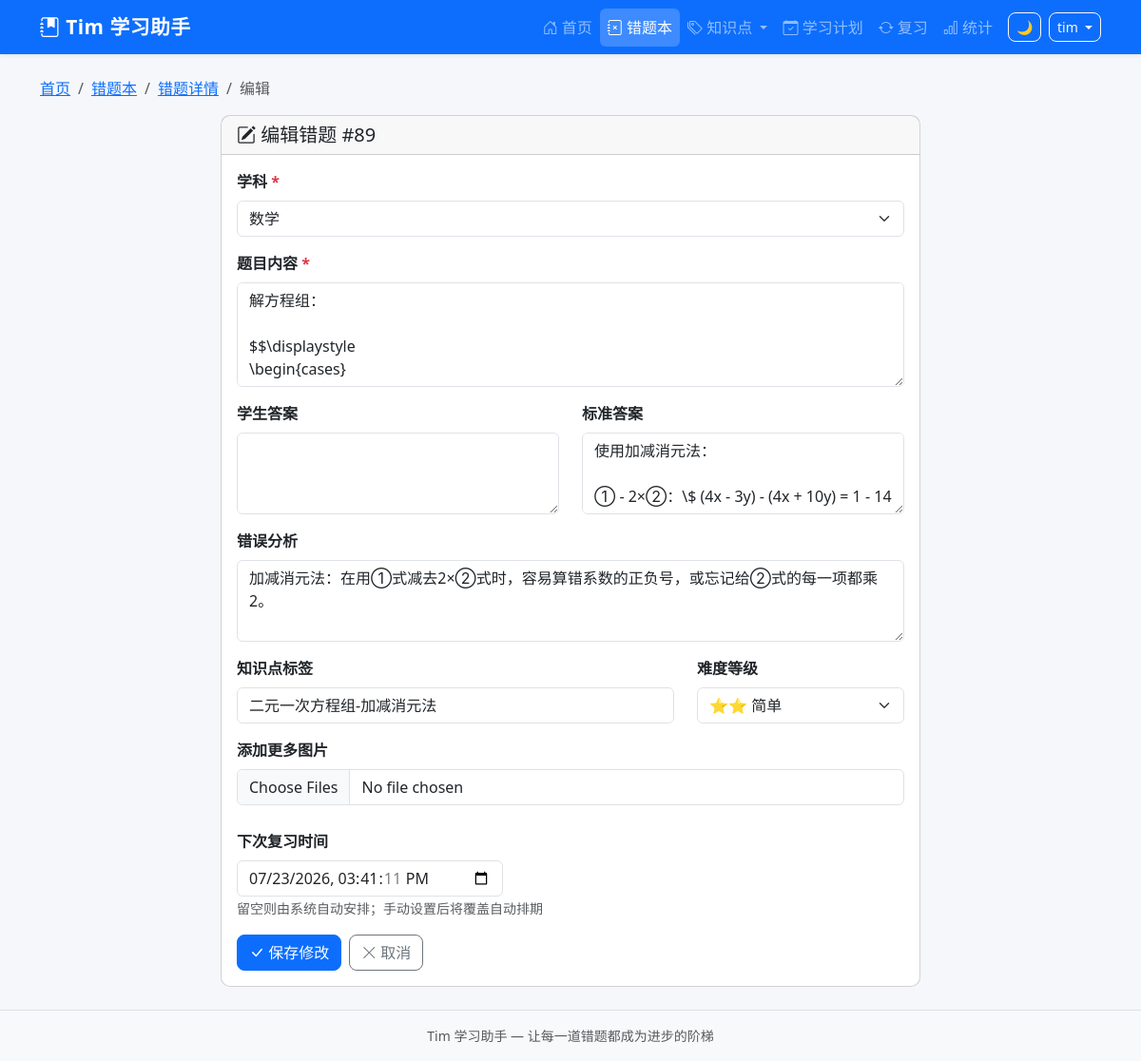
/questions/89/edit (signed in), run on an earlier commit of the app's database.
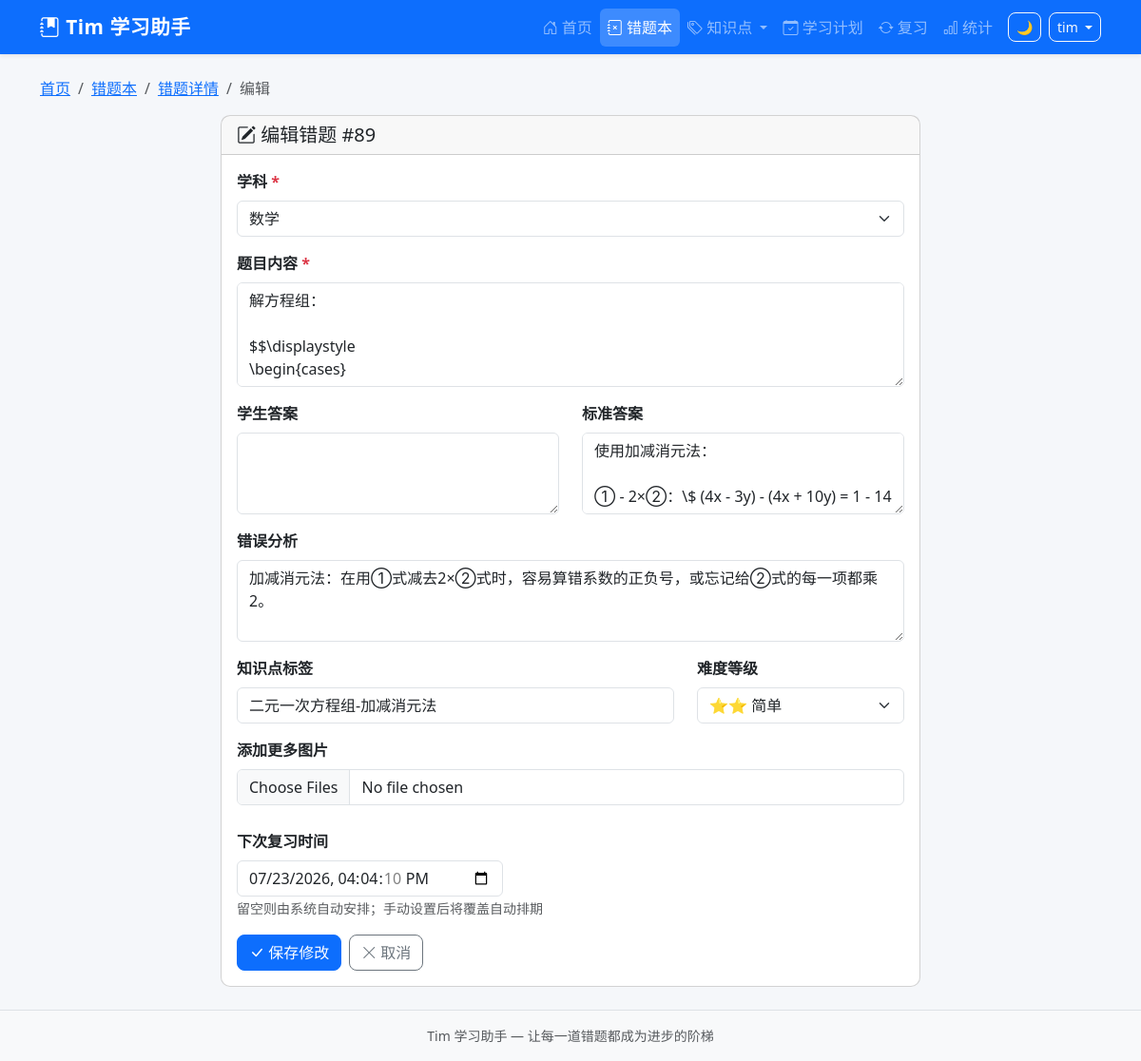
And on a later commit of the database.
### tables this page shows
CREATE TABLE mistake_records (
            id INTEGER PRIMARY KEY AUTOINCREMENT,
            uuid TEXT NOT NULL,
            sys_platform TEXT NOT NULL DEFAULT 'web',
            bstudio_create_time TIMESTAMP DEFAULT CURRENT_TIMESTAMP,
            xueke TEXT NOT NULL,
            timu TEXT NOT NULL,
            xueshengdaan TEXT DEFAULT '',
            zhengquedaan TEXT DEFAULT '',
            cuowufenxi TEXT DEFAULT '',
            zhishidian TEXT DEFAULT '',
            difficulty INTEGER DEFAULT 1,
            review_count INTEGER DEFAULT 0,
            last_review_at TIMESTAMP,
            next_review_at TIMESTAMP,
            review_stage INTEGER DEFAULT 0,
            review_algorithm TEXT DEFAULT 'sm2',
            status TEXT DEFAULT 'active',
            updated_at TIMESTAMP DEFAULT CURRENT_TIMESTAMP
        , voice_data TEXT DEFAULT '');

CREATE TABLE base_data (
            id INTEGER PRIMARY KEY AUTOINCREMENT,
            category TEXT NOT NULL,
            name TEXT NOT NULL,
            extra TEXT DEFAULT '',
            sort_order INTEGER DEFAULT 0,
            created_at TIMESTAMP DEFAULT CURRENT_TIMESTAMP
        );

### app.py (the view, shortened to what this page needs)
@app.route('/questions/<int:question_id>/edit', methods=['GET', 'POST'])
@login_required
def edit_question(question_id):
    question = query_db(
        'SELECT * FROM mistake_records WHERE id = ? AND 1=1',
        (question_id,), one=True
    )
    if not question:
        flash('错题不存在', 'danger')
        return redirect(url_for('question_list',))
    images = query_db(
        'SELECT * FROM mistake_images WHERE mistake_id = ? ORDER BY id',
        (question_id,)
    )
    knowledge_points = get_knowledge_points()
    resp = make_response(render_template('edit_question.html',
        question=question,
        images=images,
        subjects=Config.get_subjects(),
        knowledge_points=knowledge_points
    ))
    return set_uuid_cookie(resp, g.user_uuid)

### app.py (called while the page is built, shortened)
@app.after_request
def add_security_headers(resp):
    resp.headers['X-Frame-Options'] = 'DENY'
    resp.headers['X-Content-Type-Options'] = 'nosniff'
    resp.headers['Referrer-Policy'] = 'strict-origin-when-cross-origin'
    return resp

@app.before_request
def csrf_check():
    if 'csrf_token' not in session:
        session['csrf_token'] = str(uuid_mod.uuid4())
    if request.method in ('GET', 'HEAD', 'OPTIONS'):
        return

def login_required(f):
    @wraps(f)
    def decorated(*a, **kw):
        if 'user_id' not in session:
            return redirect(url_for('login', next=request.path))
        return f(*a, **kw)
    return decorated

@app.before_request
def before_request():
    g.user_uuid = get_or_create_uuid()
    g.username = session.get('username', '')

def get_knowledge_points():
    return query_db(
        "SELECT DISTINCT zhishidian FROM mistake_records WHERE zhishidian != '' ORDER BY zhishidian", ())

### database.py (called while the page is built)
def get_db():
    conn = sqlite3.connect(Config.DATABASE_PATH, timeout=5)
    conn.row_factory = sqlite3.Row
    conn.execute("PRAGMA foreign_keys = ON")
    conn.execute("PRAGMA journal_mode = WAL")
    return conn

### templates/edit_question.html (shortened to what the changed rows need)
{% extends "base.html" %}
{% block content %}
<div class="row">
    <div class="col-lg-8 mx-auto">
        <div class="card">
            <div class="card-header">
                <h5 class="mb-0"><i class="bi bi-pencil-square"></i> 编辑错题 #{{ question['id'] }}</h5>
            </div>
            <div class="card-body">
                <form method="POST" enctype="multipart/form-data">
                    <div class="mb-3">
                        <label class="form-label fw-bold">学科 <span class="text-danger">*</span></label>
                        <select name="xueke" class="form-select" required>
                            {% for s in subjects %}
                            <option value="{{ s }}" {% if question['xueke'] == s %}selected{% endif %}>{{ s }}</option>
                            {% endfor %}
                        </select>
                    </div>
                    <div class="mb-3">
                        <label class="form-label fw-bold">题目内容 <span class="text-danger">*</span></label>
                        <textarea name="timu" class="form-control" rows="4" required>{{ question['timu'] }}</textarea>
                    </div>
                    <div class="row">
                        <div class="col-md-6 mb-3">
                            <label class="form-label fw-bold">标准答案</label>
                            <textarea name="zhengquedaan" class="form-control" rows="3">{{ question['zhengquedaan'] }}</textarea>
                        </div>
                    </div>
                    <div class="mb-3">
                        <label class="form-label fw-bold">错误分析</label>
                        <textarea name="cuowufenxi" class="form-control" rows="3">{{ question['cuowufenxi'] }}</textarea>
                    </div>
                    <div class="row">
                        <div class="col-md-8 mb-3">
                            <label class="form-label fw-bold">知识点标签</label>
                            <input type="text" name="zhishidian" class="form-control"
                                   value="{{ question['zhishidian'] }}"
                                   list="kp-list" autocomplete="off">
                        </div>
                        <div class="col-md-4 mb-3">
                            <label class="form-label fw-bold">难度等级</label>
                            <select name="difficulty" class="form-select">
                                {% for i in range(1, 6) %}
                                <option value="{{ i }}" {% if question['difficulty'] == i %}selected{% endif %}>
                                    {{ '⭐' * i }} {% if i == 1 %}非常简单{% elif i == 2 %}简单{% elif i == 3 %}中等{% elif i == 4 %}困难{% else %}非常困难{% endif %}
                                </option>
                                {% endfor %}
                            </select>
                        </div>
                    </div>
                    <div class="mb-3">
                        <label class="form-label fw-bold">下次复习时间</label>
                        <input type="datetime-local" name="next_review_at" class="form-control"
                               value="{{ question['next_review_at'] or '' }}"
                               style="max-width: 280px;">
                        <small class="text-muted">留空则由系统自动安排；手动设置后将覆盖自动排期</small>
                    </div>
                </form>
            </div>
        </div>
    </div>
</div>
{% endblock %}

What changed in the data, as far as the page shows it:
changed mistake_records "加减消元法：在用①式减去2×②式时，容易算错系数的正负号，或忘记给②式的每一项都乘2。": next_review_at "07/23/2026 15:41:11" → "07/23/2026 16:04:10"
